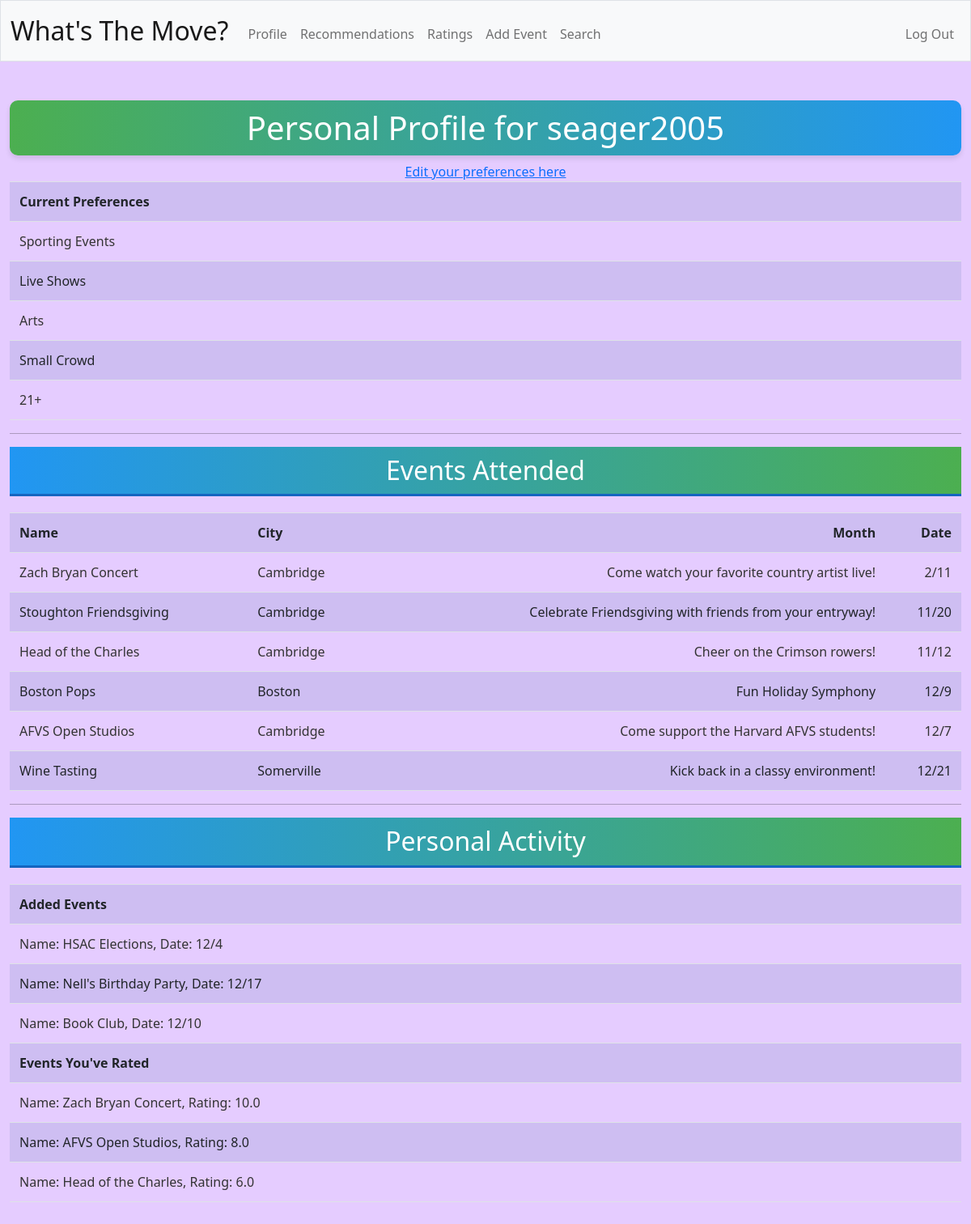
Page /profile (signed in) on the committed database.
### tables this page shows
CREATE TABLE users (
id INTEGER PRIMARY KEY AUTOINCREMENT NOT NULL,
username TEXT NOT NULL,
hash TEXT NOT NULL);

CREATE TABLE preferences (
user_id INTEGER NOT NULL,
adjective TEXT NOT NULL,
FOREIGN KEY(user_id) REFERENCES users(id));

CREATE TABLE events (
event_id INTEGER PRIMARY KEY AUTOINCREMENT NOT NULL,
name TEXT NOT NULL,
city TEXT NOT NULL,
state TEXT NOT NULL,
address TEXT NOT NULL,
comments TEXT NOT NULL,
user_id INTEGER, month INTEGER NOT NULL, date INTEGER NOT NULL,
FOREIGN KEY(user_id) REFERENCES users(id));

CREATE TABLE ratings (
event_id INTEGER NOT NULL,
user_id INTEGER NOT NULL,
rating REAL NOT NULL,
comment TEXT,
FOREIGN KEY(event_id) REFERENCES events(event_id),
FOREIGN KEY(user_id) REFERENCES users(id));

### app.py (the view)
@app.route("/profile", methods=["GET"])
@login_required
def profile():
    rows = db.execute("SELECT username FROM users WHERE id = ?", session["user_id"])
    username = rows[0]["username"]
    events_created = db.execute(
        "SELECT * FROM events WHERE user_id = ?", session["user_id"]
    )
    events_attended = db.execute(
        "SELECT name, city, comments, month, date FROM events JOIN attendance ON events.event_id = attendance.event_id WHERE attendance.user_id = ? AND attended = 1",
        session["user_id"],
    )
    event_info = db.execute(
        "SELECT events.name, ratings.rating FROM events JOIN ratings ON events.event_id = ratings.event_id"
    )
    ratings = db.execute(
        "SELECT ratings.rating, events.name FROM ratings JOIN events ON ratings.event_id = events.event_id WHERE ratings.user_id = ?",
        session["user_id"],
    )
    preferences = db.execute("SELECT * FROM preferences")
    return render_template(
        "profile.html",
        username=username,
        events_created=events_created,
        events_attended=events_attended,
        ratings=ratings,
        preferences=preferences,
        event_info=event_info,
    )

### app.py (called while the page is built)
@app.after_request
def after_request(response):
    response.headers["Cache-Control"] = "no-cache, no-store, must-revalidate"
    response.headers["Expires"] = 0
    response.headers["Pragma"] = "no-cache"
    return response

### helpers.py (called while the page is built)
def login_required(f):
    @wraps(f)
    def decorated_function(*args, **kwargs):
        if session.get("user_id") is None:
            return redirect("/login")
        return f(*args, **kwargs)
    return decorated_function

### templates/profile.html (shortened to what this page needs)
{% extends "layout.html" %}
{% block main %}
    <form action="/profile" method="post">
        <body>
            <header>
                <h1 style="text-align:center;">Personal Profile for {{ username  }}</h1>
            </header>
            <table class="table table-striped">
                <tr>
                    <th class="text-start">Current Preferences</th>
                    <a href="/preferences">Edit your preferences here</a>
                </tr>
                {% for preference in preferences %}
                    <tr>
                        <td class="text-start">{{ preference['adjective'] }}</td>
                    </tr>
                {% endfor %}
            </table>
            <hr>
            <h2>Events Attended</h2>
            <table class="table table-striped">
                <tr>
                    <th class="text-start">Name</th>
                    <th class="text-start">City</th>
                    <th class="text-end">Month</th>
                    <th class="text-end">Date</th>
                </tr>
                {% for event in events_attended %}
                    <tr>
                        <td class="text-start">{{ event['name'] }}</td>
                        <td class="text-start">{{ event['city'] }}</td>
                        <td class="text-end">{{ event['comments'] }}</td>
                        <td class="text-end">{{ event['month'] }}/{{ event['date'] }}</td>
                    </tr>
                {% endfor %}
            </table>
            <hr>
            <h2>Personal Activity</h2>
            <table class="table table-striped">
                <tr>
                    <th class="text-start">Added Events</th>
                </tr>
                {% for info in events_created %}
                    <tr>
                        <td class="text-start">Name: {{ info.name }}, Date: {{ info.month }}/{{ info.date }}</td>
                    </tr>
                {% endfor %}
                <tr>
                    <th class="text-start">Events You've Rated</th>
                </tr>
                {% for info in ratings %}
                    <tr>
                        <td class="text-start">Name: {{ info.name }}, Rating: {{ info.rating }}</td>
                    </tr>
                {% endfor %}
            </table>
        </body>
    </form>
{% endblock %}

### static/styles.css (style rules this page uses)
body { background-color: #E5CCFF; color: #000000; font-size: 1rem; font-weight: 400; line-height: 1.5; margin: 0; }
h1 { background: linear-gradient(to right, #4CAF50, #2196F3); padding: 10px; text-align: center; color: #fff; border-radius: 10px; box-shadow: 0 4px 6px rgba(0, 0, 0, 0.1); }
h2 { background: linear-gradient(to left, #4CAF50, #2196F3); color: #fff; padding: 10px; text-align: center; border-bottom: 3px solid #1565C0; margin-bottom: 20px; }
.table { width: 100%; margin-bottom: 1rem; color: #333; border-collapse: collapse; }
.table th, .table td { padding: 0.75rem; vertical-align: top; border-top: 1px solid #dee2e6; }
.table-striped tbody tr:nth-of-type(odd) { background-color: rgba(0, 123, 255, 0.05); }

### rows in the picture
users: username "seager2005"
preferences: adjective "Sporting Events"
preferences: adjective "Live Shows"
preferences: adjective "Arts"
preferences: adjective "Small Crowd"
preferences: adjective "21+"
events: name "Zach Bryan Concert", city "Cambridge", comments "Come watch your favorite country artist live!", month "2", date "11"
events: name "Stoughton Friendsgiving", city "Cambridge", comments "Celebrate Friendsgiving with friends from your entryway!", month "11", date "20"
events: name "Head of the Charles", city "Cambridge", comments "Cheer on the Crimson rowers!", month "11", date "12"
events: name "Boston Pops", city "Boston", comments "Fun Holiday Symphony", month "12", date "9"
events: name "AFVS Open Studios", city "Cambridge", comments "Come support the Harvard AFVS students!", month "12", date "7"
events: name "Wine Tasting", city "Somerville", comments "Kick back in a classy environment!", month "12", date "21"
events: name "HSAC Elections", month "12", date "4"
events: name "Nell's Birthday Party", month "12", date "17"
events: name "Book Club", month "12", date "10"
ratings: name "Zach Bryan Concert", rating "10.0"
ratings: name "AFVS Open Studios", rating "8.0"
ratings: name "Head of the Charles", rating "6.0"
